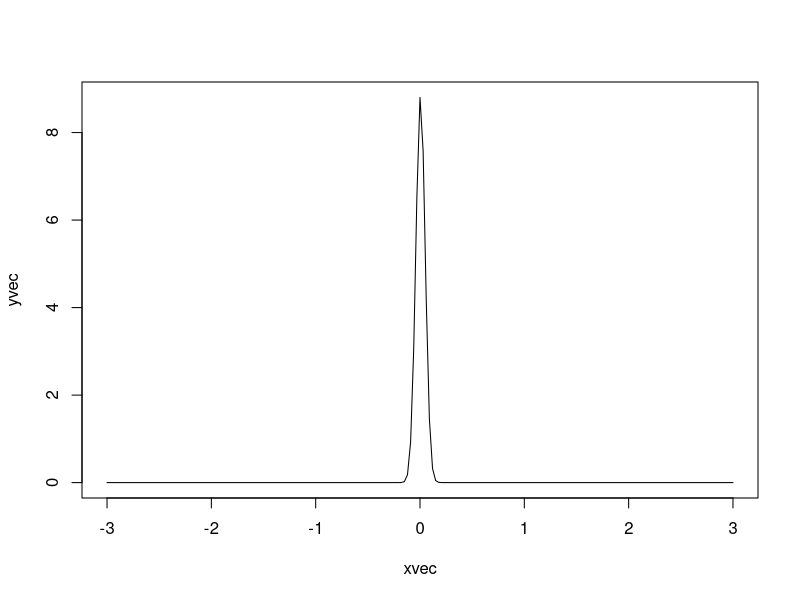

Here is the R script that generated this plot:
## ---- chunk 1
knitr::opts_chunk$set(echo = TRUE)
## ---- chunk 2
dispx <- function(x,t, x0=0,t0=0, v=0,a=0.1,m0=1,th=1) {
  dt <- t-t0
  dx <- x-x0
  m0 * 2^(-dt/th) * dnorm(dx, v*dt, sqrt(2*a*dt) )
}
## ---- chunk 3
x0 <- 0; t0 <- 0; v <- 0.5; a <- 0.1; m0 <- 1; th <- 1
xlim <- c(-3,3)
nx <- 201
xvec <- seq(from=xlim[1], to=xlim[2], length=nx)
yvec <- dispx(xvec, t=0.01, x0,t0, v,a,m0,th)
plot(xvec, yvec, type="l")

